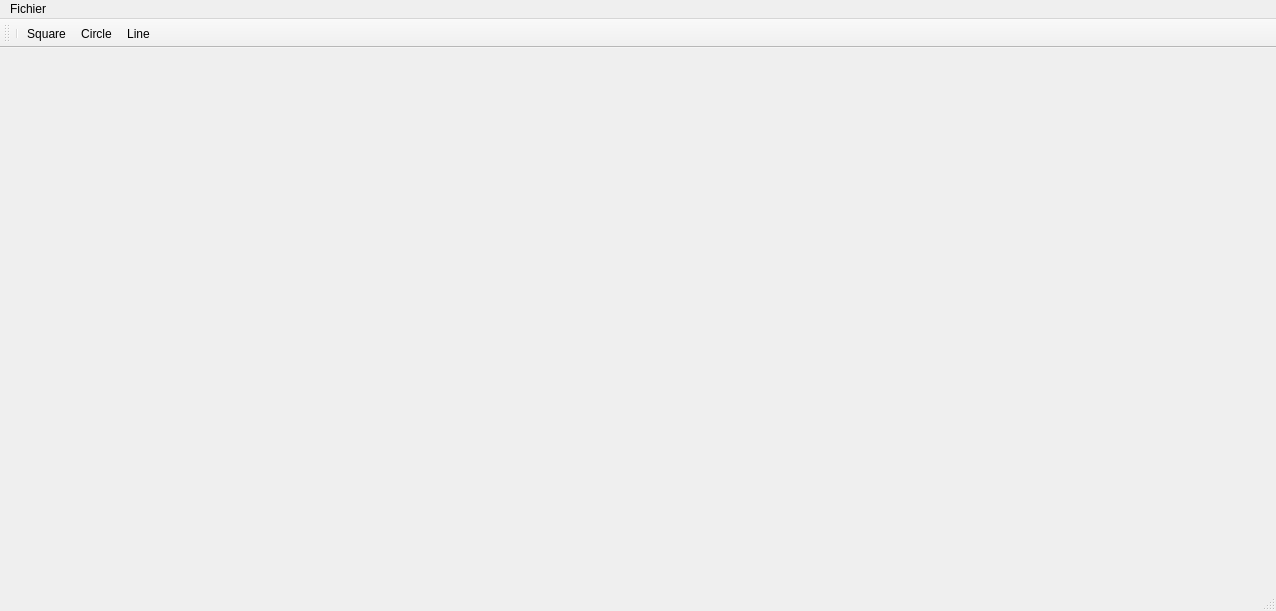
<?xml version="1.0" encoding="UTF-8"?>
<ui version="4.0">
 <class>MainWindow</class>
 <widget class="QMainWindow" name="MainWindow">
  <property name="geometry">
   <rect>
    <x>0</x>
    <y>0</y>
    <width>1276</width>
    <height>611</height>
   </rect>
  </property>
  <property name="windowTitle">
   <string>MainWindow</string>
  </property>
  <widget class="QWidget" name="centralWidget">
   <layout class="QHBoxLayout" name="horizontalLayout_2">
    <item>
     <layout class="QHBoxLayout" name="mainLayout"/>
    </item>
   </layout>
  </widget>
  <widget class="QMenuBar" name="menuBar">
   <property name="geometry">
    <rect>
     <x>0</x>
     <y>0</y>
     <width>1276</width>
     <height>21</height>
    </rect>
   </property>
   <widget class="QMenu" name="menuFichier">
    <property name="title">
     <string>Fichier</string>
    </property>
    <addaction name="actionNew"/>
    <addaction name="actionOpen"/>
    <addaction name="actionSave"/>
    <addaction name="separator"/>
    <addaction name="actionQuit"/>
   </widget>
   <addaction name="menuFichier"/>
  </widget>
  <widget class="QToolBar" name="mainToolBar">
   <attribute name="toolBarArea">
    <enum>TopToolBarArea</enum>
   </attribute>
   <attribute name="toolBarBreak">
    <bool>true</bool>
   </attribute>
   <addaction name="separator"/>
   <addaction name="actionSquare"/>
   <addaction name="actionCircle"/>
   <addaction name="actionLine"/>
  </widget>
  <widget class="QStatusBar" name="statusBar"/>
  <action name="actionNew">
   <property name="text">
    <string>New</string>
   </property>
  </action>
  <action name="actionOpen">
   <property name="text">
    <string>Open</string>
   </property>
  </action>
  <action name="actionSave">
   <property name="text">
    <string>Save</string>
   </property>
  </action>
  <action name="actionQuit">
   <property name="text">
    <string>Quit</string>
   </property>
  </action>
  <action name="actionSquare">
   <property name="text">
    <string>Square</string>
   </property>
   <property name="toolTip">
    <string>Pass to square tool</string>
   </property>
  </action>
  <action name="actionCircle">
   <property name="text">
    <string>Circle</string>
   </property>
   <property name="toolTip">
    <string>Pass to circle</string>
   </property>
  </action>
  <action name="actionLine">
   <property name="text">
    <string>Line</string>
   </property>
   <property name="toolTip">
    <string>Pass to line tool</string>
   </property>
  </action>
 </widget>
 <layoutdefault spacing="6" margin="11"/>
 <resources/>
 <connections>
  <connection>
   <sender>actionQuit</sender>
   <signal>triggered()</signal>
   <receiver>MainWindow</receiver>
   <slot>close()</slot>
   <hints>
    <hint type="sourcelabel">
     <x>-1</x>
     <y>-1</y>
    </hint>
    <hint type="destinationlabel">
     <x>637</x>
     <y>305</y>
    </hint>
   </hints>
  </connection>
 </connections>
</ui>
